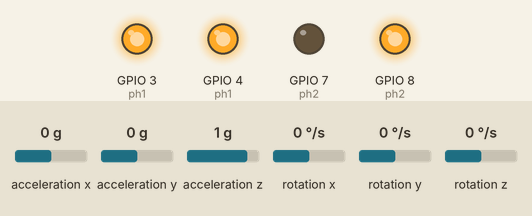
Recording of a sketch running on a simulated ESP32. Parts: output pins drawn as LEDs (lit = HIGH). Inputs (shaded band) come from the test bench; at power-on: acceleration x 0 g, acceleration y 0 g, acceleration z 1 g, rotation x 0 °/s, rotation y 0 °/s, rotation z 0 °/s. What the sketch prints to the serial monitor is not drawn.

Above: at 3.2 s.
3.3 s: acceleration x set to 0.2 g
At 4.0 s:
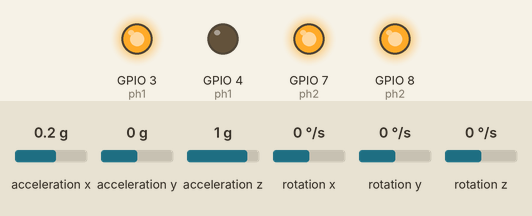
4.8 s: acceleration x set to -1.4 g
At 5.1 s:
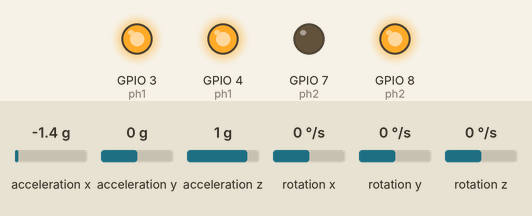
6.3 s: acceleration x set to 0.8 g
At 7.5 s:
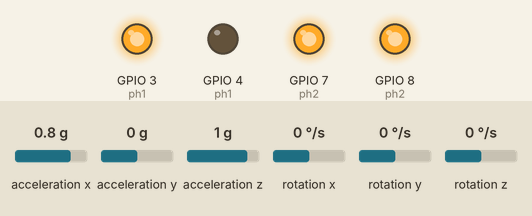
Timing chart, 0 to 9.3 s (numbered marks = the images above; inputs shaded):
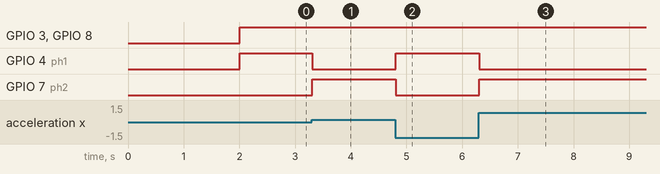

The sketch:

Motor_testing.ino
```cpp
#include "I2Cdev.h"
#include "MPU6050_6Axis_MotionApps20.h"
#if I2CDEV_IMPLEMENTATION == I2CDEV_ARDUINO_WIRE
#include "Wire.h"
#endif
MPU6050 mpu;
#define OUTPUT_READABLE_YAWPITCHROLL

bool dmpReady = false;
uint8_t mpuIntStatus;
uint8_t devStatus;
uint16_t packetSize;
uint16_t fifoCount;
uint8_t fifoBuffer[64];
Quaternion q;
VectorInt16 aa;
VectorInt16 aaReal;
VectorInt16 aaWorld;
VectorFloat gravity;
float ypr[3];
float pitch,roll,yaw;

uint8_t teapotPacket[14] = { '$', 0x02, 0, 0, 0, 0, 0, 0, 0, 0, 0x00, 0x00, '\r', '\n' };
volatile bool mpuInterrupt = false;
void dmpDataReady() {
  mpuInterrupt = true;
}

#define ph1 D3  //Dir for left motor
#define en1 D2  //pwm for left motor    (if we see the bot face to face and antenna part upside)
#define en2 D9  //pwm for right motor
#define ph2 D8  //Dir for right motor

#define EA_r D1   //Encoder pin1 of right motor
#define EB_r D6   //Encoder pin2 of right motor
#define EA_l D10  //Encoder pin1 of left motor
#define EB_l D7   //Encoder pin2 of left motor

int freq1 = 5000;
float u_r = 0;
float u_l = 0;
int reso1 = 8;

void setup() {
  pinMode(ph1, OUTPUT);
  pinMode(ph2, OUTPUT);

  ledcAttachChannel(en1, freq1, reso1, 1);
  ledcAttachChannel(en2, freq1, reso1, 2);
  ledcWrite(en1, 0);
  ledcWrite(en2, 0);

  digitalWrite(ph1, LOW);
  digitalWrite(ph2, LOW);
  motor_r(0, u_r);
  motor_l(0, u_l);
  delay(1500);

  Serial.begin(115200);

  #if I2CDEV_IMPLEMENTATION == I2CDEV_ARDUINO_WIRE
    Wire.begin();
    Wire.setClock(400000);
  #elif I2CDEV_IMPLEMENTATION == I2CDEV_BUILTIN_FASTWIRE
    Fastwire::setup(400, true);
  #endif

  Serial.println(F("Initializing I2C devices..."));
  mpu.initialize();
  Serial.println(F("Initializing DMP..."));
  devStatus = mpu.dmpInitialize();
  mpu.setXGyroOffset(220);
  mpu.setYGyroOffset(76);
  mpu.setZGyroOffset(-85);
  mpu.setZAccelOffset(1788);

  if (devStatus == 0) {
    mpu.CalibrateAccel(6);
    mpu.CalibrateGyro(6);
    mpu.PrintActiveOffsets();
    Serial.println(F("Enabling DMP..."));
    mpu.setDMPEnabled(true);
    Serial.println(F("DMP ready!"));
    dmpReady = true;
    packetSize = mpu.dmpGetFIFOPacketSize();
  } else {
    Serial.print(F("DMP Initialization failed (code "));
    Serial.print(devStatus);
    Serial.println(F(")"));
  }
}

void loop() {
  if (!dmpReady) return;

  if (mpu.dmpGetCurrentFIFOPacket(fifoBuffer)) {
    #ifdef OUTPUT_READABLE_YAWPITCHROLL
      mpu.dmpGetQuaternion(&q, fifoBuffer);
      mpu.dmpGetGravity(&gravity, &q);
      mpu.dmpGetYawPitchRoll(ypr, &q, &gravity);
    #endif  // put your main code here, to run repeatedly:
    pitch = ypr[1] * 180 / M_PI;
    roll =  ypr[2] * 180 / M_PI;
    yaw = ypr[0] * 180 / M_PI;
}

    // Serial.print(pitch);
    // Serial.print(",");
    // Serial.print(roll);
    // Serial.print(",");
    // Serial.print(yaw);
    // Serial.println(" ");


    if (pitch<= 0){
    u_r = -255;
    u_l = -255;
    }
    else{
    u_r = 255;
    u_l = 255;
    }
    float mapout_r = mapf(fabs(u_r), 0, 255, 15, 255);      //The output of pid is maped for motors pwm.
    float mapout_l = mapf(fabs(u_l), 0, 255, 15, 255);
    float final_pwm_r = constrain(mapout_r, 0, 255);        //Pwm is contrained till 255 strictly.
    float final_pwm_l = constrain(mapout_l, 0, 255);
    motor_r(final_pwm_r, u_r);                            //The pwm and the Direction is passes to Right motor function.
    motor_l(final_pwm_l, u_l);
    // motor_r(0, 255);                            //The pwm and the Direction is passes to Right motor function.
    // motor_l(0, 255);

}

float mapf(float x, float in_min, float in_max, float out_min, float out_max) {          //This function is similar to map function, only it can process decimal values.
  return (x - in_min) * (out_max - out_min) / (in_max - in_min) + out_min;
}
void motor_r(int pwm, float target_radps) {        //Right motor function takes input as PWM and Direction.

  if (target_radps < 0) {
    digitalWrite(ph2, LOW);              //Rotate anticlkwise if the direction is negative
    ledcWrite(en2, pwm);
    target_radps = -target_radps;
  } else if (target_radps > 0) {         //Rotate clkwise if the direction is positive
    digitalWrite(ph2, HIGH);
    ledcWrite(en2, pwm);
    target_radps = target_radps;
  } else if (target_radps = 0) {

    ledcWrite(en2, 0);                 //if passed 0 as direction then pwm for the motors will be also 0.
  }
}


void motor_l(int pwm1, float target_radps1) {       // Same as right motor Function, only the PWM and Direction pins are changed.

  if (target_radps1 < 0) {

    digitalWrite(ph1, HIGH);
    ledcWrite(en1, pwm1);                         //Rotate anticlkwise if the direction is negative
    target_radps1 = -target_radps1;
  } else if (target_radps1 > 0) {

    digitalWrite(ph1, LOW);                   //Rotate clkwise if the direction is positive
    ledcWrite(en1, pwm1);
    target_radps1 = target_radps1;
  } else if (target_radps1 = 0) {

    ledcWrite(en1, 0);               //if passed 0 as direction then pwm for the motors will be also 0.
  }
}
```

Measured:
- the behaviour switches between 0 and 0.1 g on acceleration x (found by bisection; images 0 and 1)
- after the input at 3.3 s, GPIO 4 (ph1): HIGH → LOW at once; GPIO 7 (ph2): LOW → HIGH at once
- after the input at 4.8 s, GPIO 4 (ph1): LOW → HIGH at once; GPIO 7 (ph2): HIGH → LOW at once
- after the input at 6.3 s, GPIO 4 (ph1): HIGH → LOW at once; GPIO 7 (ph2): LOW → HIGH at once
